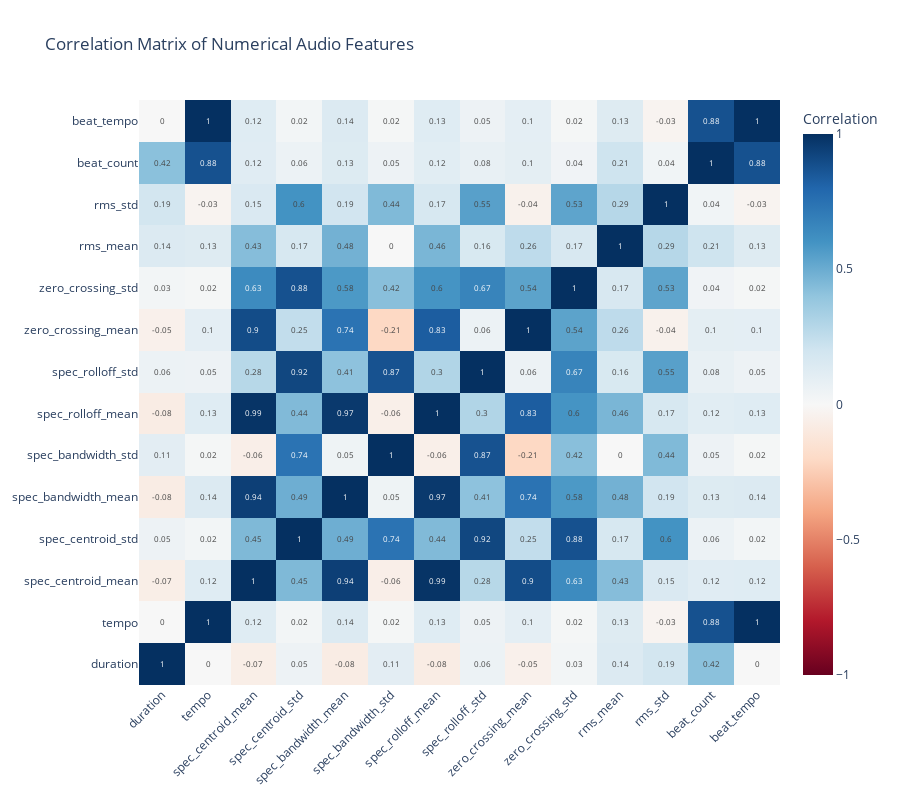

Source (notebook cell):
### Markdown cell above
**Interpretation**: This visualization reveals the class imbalance in our dataset. "Unknown" and "worship" dominate with 422 and 366 tracks respectively, while genres like "afro adura" and "amapiano" have only 11 tracks each. This imbalance means:

- The model will see many more examples of majority classes during training
- Accuracy on rare genres may be lower due to limited training data
- We should pay attention to **per-class metrics** (precision, recall, F1) rather than just overall accuracy
- Class imbalance is common in real-world datasets and must be acknowledged

#### 4.6.2 Feature Correlation Analysis

Next, we'll examine correlations between our numerical audio features. High correlations might indicate:
- **Redundant features** that provide similar information
- **Feature engineering opportunities** for combining correlated features
- **Multicollinearity concerns** for linear models like Logistic Regression

### Code cell
# Visualization 2: Feature Correlation Matrix
print(f"\n{'='*70}")
print(f"VISUALIZATION 2: FEATURE CORRELATION MATRIX")
print(f"{'='*70}\n")

# Use the simple numerical features for clearer interpretation
# (MFCC and other array features would create a 348×348 matrix - too large to visualize)
features_for_corr = df_tracks_filtered[numerical_feature_cols].fillna(0)

# Compute correlation matrix
corr_matrix = features_for_corr.corr()

# Create heatmap using plotly
fig_corr = go.Figure(data=go.Heatmap(
    z=corr_matrix.values,
    x=corr_matrix.columns,
    y=corr_matrix.columns,
    colorscale='RdBu',
    zmid=0,
    text=np.round(corr_matrix.values, 2),
    texttemplate='%{text}',
    textfont={"size": 8},
    colorbar=dict(title="Correlation")
))

fig_corr.update_layout(
    title='Correlation Matrix of Numerical Audio Features',
    width=900,
    height=800,
    xaxis=dict(tickangle=-45),
    yaxis=dict(tickangle=0)
)

fig_corr.show()

# Identify highly correlated pairs (|r| > 0.7, excluding diagonal)
print("\nHighly Correlated Feature Pairs (|r| > 0.7):")
high_corr_pairs = []
for i in range(len(corr_matrix.columns)):
    for j in range(i+1, len(corr_matrix.columns)):
        corr_value = corr_matrix.iloc[i, j]
        if abs(corr_value) > 0.7:
            feat1 = corr_matrix.columns[i]
            feat2 = corr_matrix.columns[j]
            high_corr_pairs.append((feat1, feat2, corr_value))
            print(f"  {feat1:25s} ↔ {feat2:25s}: r = {corr_value:+.3f}")

if not high_corr_pairs:
    print("  No pairs with |r| > 0.7 found (features are relatively independent)")

# Identify features with low variance (might not be informative)
print(f"\nFeature Variance Analysis:")
feature_variances = features_for_corr.var().sort_values()
print(f"  Lowest variance features:")
for feat, var in feature_variances.head(3).items():
    print(f"    {feat:25s}: σ² = {var:.6f}")

### Figure 1 — Plotly figure (JSON) as saved in the notebook; plotly's stock layout.template omitted (floating-point values rounded to 4 significant figures; data arrays with more than 128 entries replaced by an {"elided": "..."} marker saying what was removed)
{"data": [{"colorbar": {"title": {"text": "Correlation"}}, "colorscale": [[0, "rgb(103,0,31)"], [0.1, "rgb(178,24,43)"], [0.2, "rgb(214,96,77)"], [0.3, "rgb(244,165,130)"], [0.4, "rgb(253,219,199)"], [0.5, "rgb(247,247,247)"], [0.6, "rgb(209,229,240)"], [0.7, "rgb(146,197,222)"], [0.8, "rgb(67,147,195)"], [0.9, "rgb(33,102,172)"], [1, "rgb(5,48,97)"]], "text": {"elided": "14x14 float values"}, "textfont": {"size": 8}, "texttemplate": "%{text}", "type": "heatmap", "x": ["duration", "tempo", "spec_centroid_mean", "spec_centroid_std", "spec_bandwidth_mean", "spec_bandwidth_std", "spec_rolloff_mean", "spec_rolloff_std", "zero_crossing_mean", "zero_crossing_std", "rms_mean", "rms_std", "beat_count", "beat_tempo"], "y": ["duration", "tempo", "spec_centroid_mean", "spec_centroid_std", "spec_bandwidth_mean", "spec_bandwidth_std", "spec_rolloff_mean", "spec_rolloff_std", "zero_crossing_mean", "zero_crossing_std", "rms_mean", "rms_std", "beat_count", "beat_tempo"], "z": {"elided": "14x14 float values"}, "zmid": 0}], "layout": {"height": 800, "title": {"text": "Correlation Matrix of Numerical Audio Features"}, "width": 900, "xaxis": {"tickangle": -45}, "yaxis": {"tickangle": 0}}}
